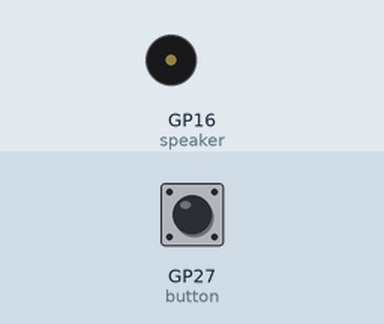
This program was run on a simulated Raspberry Pi Pico running MicroPython. On the bench: buzzer (waves = sounding). The inputs (shaded band) are chosen by the test bench; at power-on: GP27 (button) LOW.

Above: at 1.2 s.
1.3 s: GP27 (button) pulled HIGH for 0.15 s
At 2.5 s:
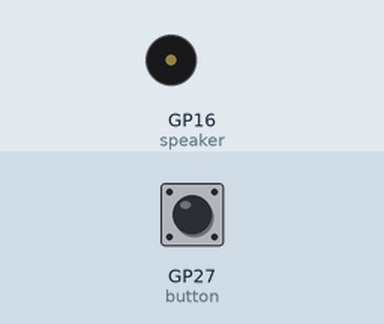
3.0 s: GP27 (button) pulled HIGH for 3.2 s
At 3.6 s:
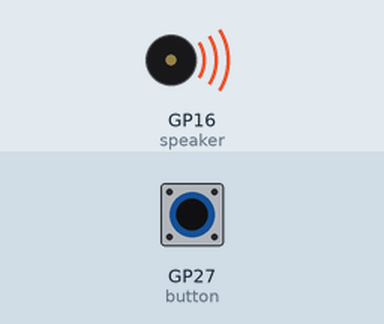
Timing chart, 0 to 7.7 s (numbered marks = the images above; inputs shaded):
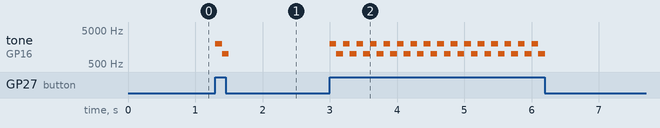

The program:

piposound.py
```python
from machine import Pin, PWM
import time

# button = Pin(20, Pin.IN, Pin.PULL_DOWN)
button = Pin(27, Pin.IN, Pin.PULL_DOWN)
speaker = PWM(Pin(16, Pin.OUT))


while True:
    if button.value() == 1:
        speaker.duty_u16(0) #duty 0にして音を消す
        speaker.freq(2000) # 周期 1kHz
        speaker.duty_u16(0x0800) # duty 音量 0-65535
        time.sleep_ms(100)
        speaker.duty_u16(0) #duty 0にして音を消す
        speaker.freq(1000) # 周期 1kHz
        speaker.duty_u16(0x0800) # duty 音量 0-65535
        time.sleep_ms(100)
        speaker.duty_u16(0) #duty 0にして音を消す
```

Measured:
- after the input at 1.3 s, tone on GP16 (speaker): silent → 2000 Hz at once, → 1000 Hz 0.10 s later, → silent 0.10 s later
- after the input at 3.0 s, tone on GP16 (speaker): silent → 2000 Hz at once, then repeats every 0.20 s: 1000 Hz 0.10 s, 2000 Hz 0.10 s, until it stays silent from 6.2 s
